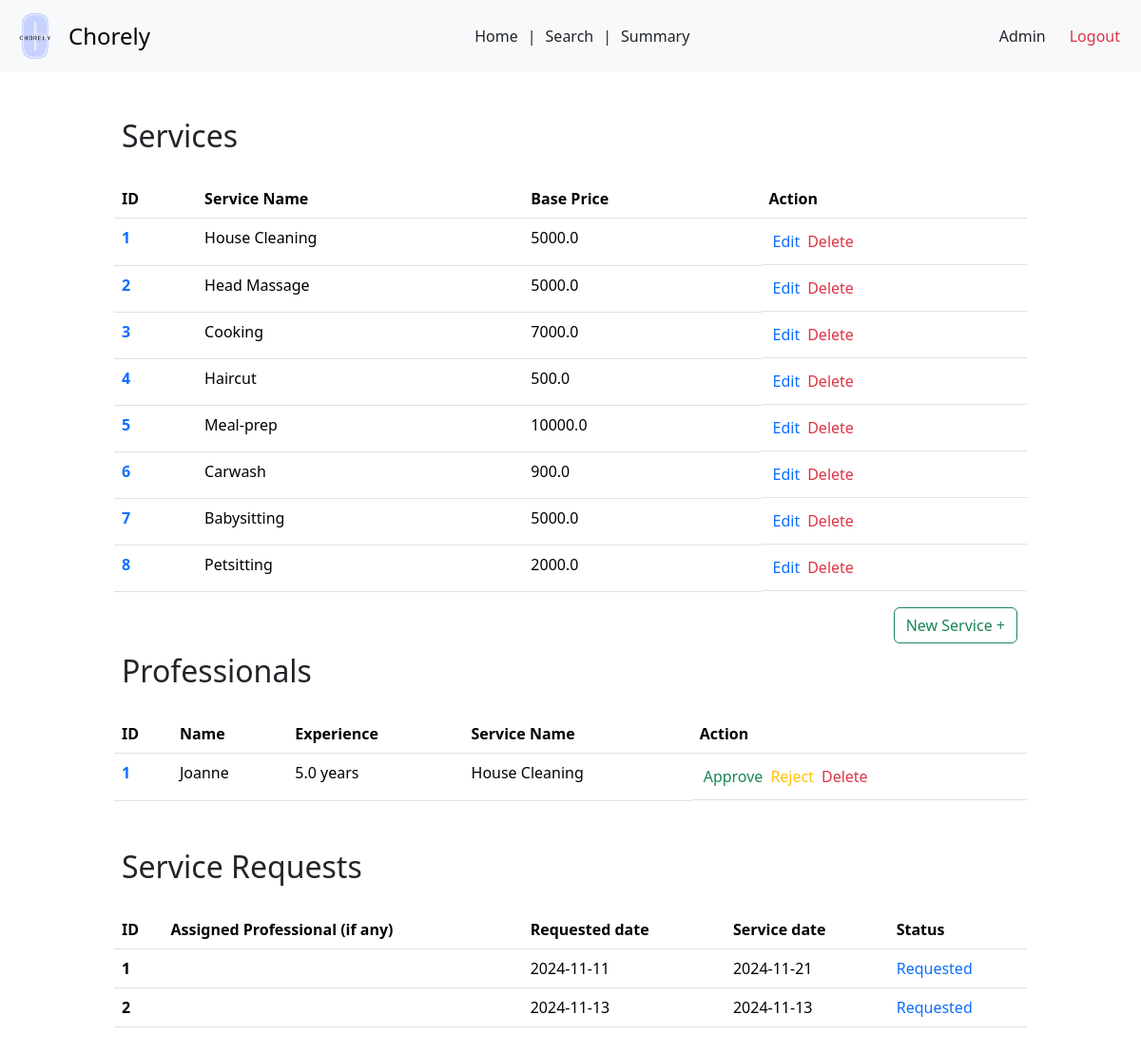
/admin, run on an earlier commit of the app's database.
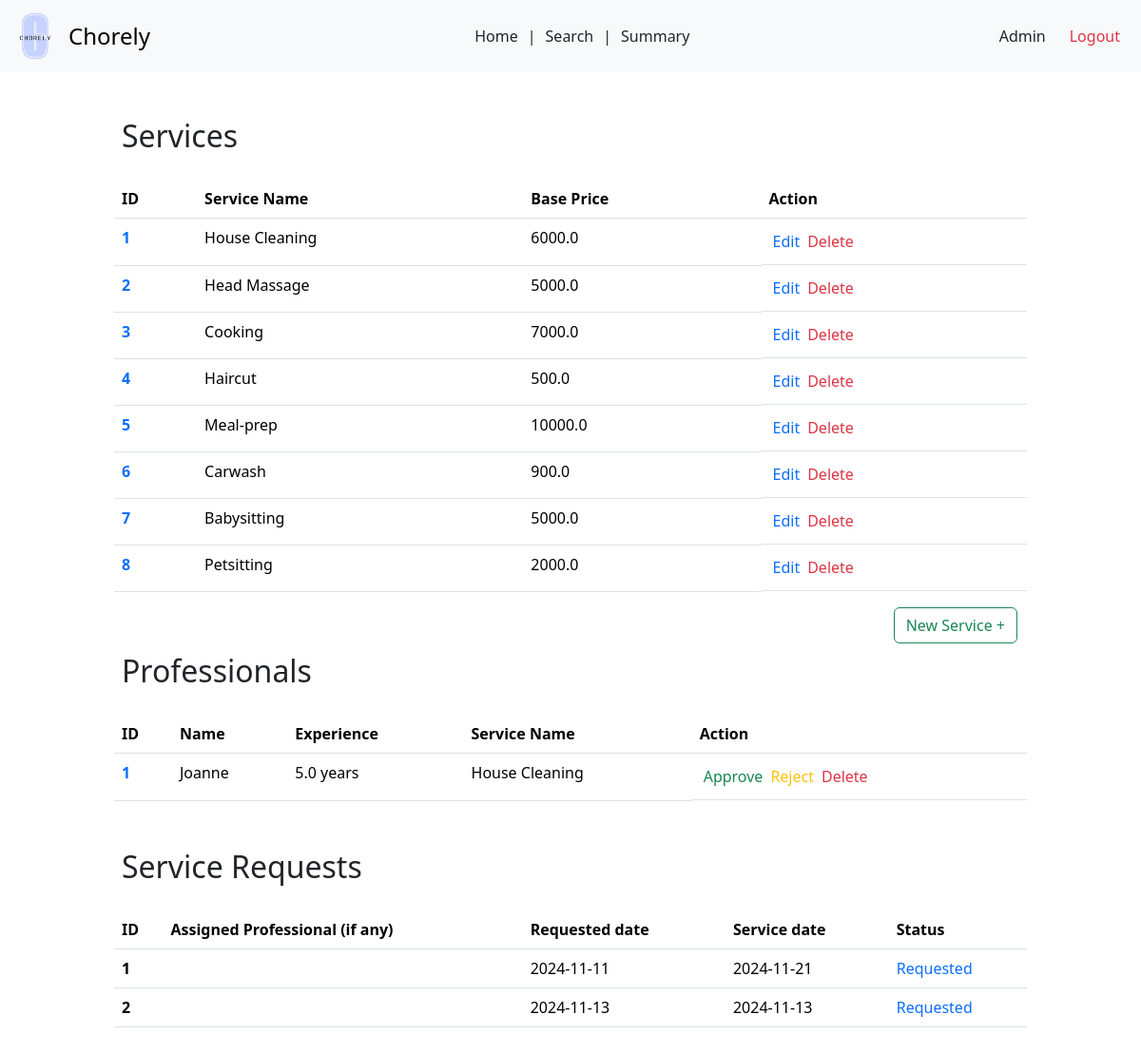
And on a later commit of the database.
### backend/models.py (models this page shows)
class Services(db.Model):
    __tablename__ = 'Services'
    service_id = db.Column(db.Integer, primary_key=True, autoincrement=True)
    name = db.Column(db.String, nullable=False)
    description = db.Column(db.String)
    base_price = db.Column(db.Float, nullable=False)
    time_required = db.Column(db.Integer)
    category = db.Column(db.String)
    service_professionals = db.relationship('ServiceProfessionals', backref='service')
    service_requests = db.relationship('ServiceRequests', backref='service')

### backend/adminController.py (the view)
@app.route('/admin')
def admin_dash():
  services = Services.query.all()
  professionals = ServiceProfessionals.query.all()
  service_requests = ServiceRequests.query.all()
  return render_template('admin-dash.html', services = services, professionals = professionals, service_requests = service_requests)

### templates/admin-dash.html (shortened to what the changed rows need)
<!DOCTYPE html>
<html lang="en">
<head>
  <link href="https://cdn.jsdelivr.net/npm/bootstrap@5.3.3/dist/css/bootstrap.min.css" rel="stylesheet">
  <link rel="stylesheet" href="{{ url_for('static', filename = 'prof-dash.css')}}">
  <link rel="stylesheet" href="{{ url_for('static', filename = 'navbar.css')}}">
</head>
<body>
  <div id="main">
    <div id="canvas">
      <br>
      <h2 class="headings">Services</h2><br>
      {% if services|length==0 %}
        <div class="text text-center">
          <h5 class="headings">There are no created services</h5>
        </div>
      {% else %}
        <div>
          <table class="table">
            <thead>
              <tr>
                <th scope="col">ID</th>
                <th scope="col">Service Name</th>
                <th scope="col">Base Price</th>
                <th scope="col">Action</th>
              </tr>
            </thead>
            <tbody>
              {% for service in services %}
                <tr>
                  <th scope="row"> <a href="" class="text"> {{ loop.index }}</a></th>
                  <td>{{service.name}}</td>
                  <td>{{ service.base_price }}</td>
                  <td class="d-flex"><a href="/admin/service/edit/{{ service.service_id }}" class="nav-link text-primary accept-btn" >Edit</a><a href="#" class="nav-link text-danger reject-btn">Delete</a> </td>
                </tr>
              {% endfor %}
            </tbody>
          </table>
        </div>
      {% endif %}
      <h2 class="headings">Professionals</h2><br>
      {% if professionals|length ==0 %}
        <div class="text text-center mt-3 mb-3">
          <h5 class="headings">No Registered Professionals</h5>
        </div>
      {% else %}
        <div>
          <table class="table">
            <thead>
              <tr>
                <th scope="col">ID</th>
                <th scope="col">Name</th>
                <th scope="col">Experience</th>
                <th scope="col">Service Name</th>
                <th scope="col">Action</th>
              </tr>
            </thead>
            <tbody>
              {% for pro in professionals %}
                <tr>
                  <th scope="row"> <a href="/admin/view/pro/{{ pro.professional_id }}" class="text text-primary"> {{ loop.index }}</a></th>
                  <td>{{pro.name}}</td>
                  <td>{{pro.experience_years}} years</td>
                  {% for service in services %}
                    {% if service.service_id == pro.service_id %}
                      <td>{{ service.name }}</td>
                    {% endif %}
                  {% endfor %}
                  {% if pro.profile_verified==0 %}
                    <td class="d-flex"><a href="#" class="nav-link text-success accept-btn">Approve</a> <a href="#" class="nav-link text-warning reject-btn"> Reject</a><a href="#" class="nav-link text-danger reject-btn">Delete</a></td>
                  {% else %}
                    <td class="d-flex"><a href="#" class="nav-link text-danger reject-btn">Block</a></td>
                  {% endif %}
                </tr>
              {% endfor %}
            </tbody>
          </table>
        </div>
      {% endif %}
      <br>
      <h2 class="headings">Service Requests</h2><br>
      {% if service_requests|length ==0 %}
        <div class="text text-center mt-3 mb-3">
          <h5 class="headings">No Requests have been made</h5>
        </div>
      {% else %}
      <div>
        <table class="table">
          <thead>
            <tr>
              <th scope="col">ID</th>
              <th scope="col">Assigned Professional (if any)</th>
              <th scope="col">Requested date</th>
              <th scope="col">Service date</th>
              <th scope="col">Status</th>
            </tr>
          </thead>
          <tbody>
            {% for request in service_requests %}
              <tr>
                <th scope="row">{{ loop.index }}</th>
              </tr>
            {% endfor %}
          </tbody>
        </table>
      </div>
      {% endif %}
</body>
</html>

What changed in the data, as far as the page shows it:
changed Services "House Cleaning": base_price "5000.0" → "6000.0"
